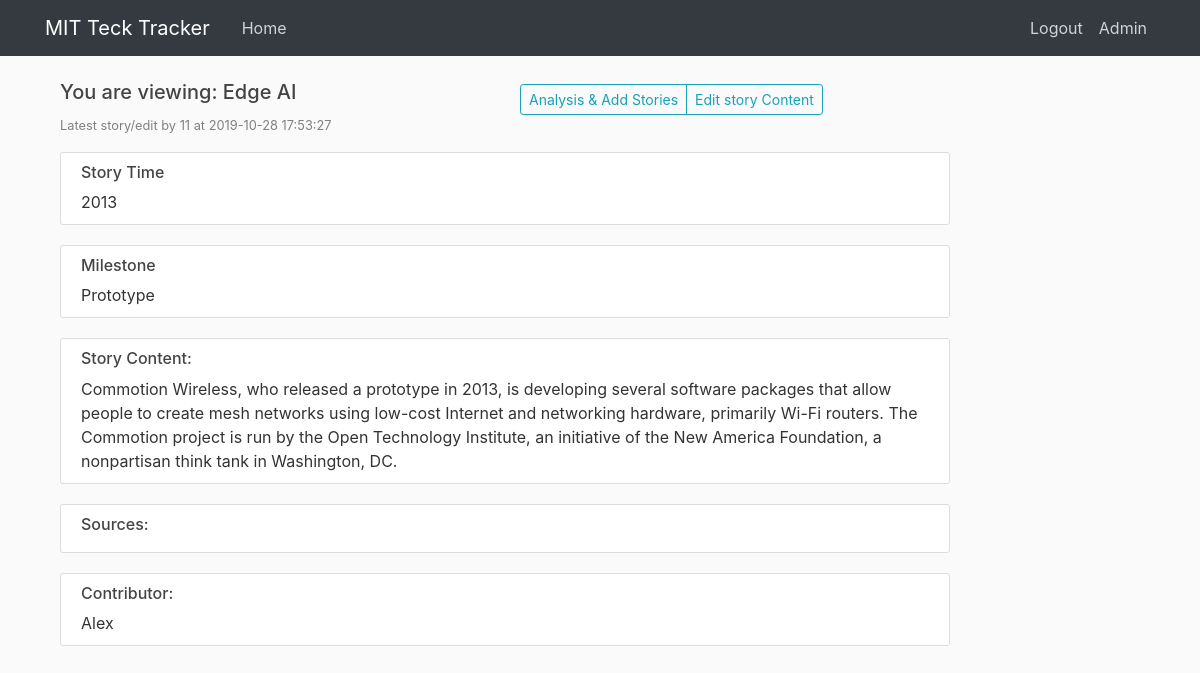
The page /view_log/6 (signed in) on the database its author committed.
### tables this page shows
CREATE TABLE tech_story_log (
  log_s_id integer PRIMARY KEY autoincrement,
  contributor integer NOT NULL,
  contribute_time timestamp without time zone NOT NULL,
  tech_name text NOT NULL,
  story_year integer NOT NULL,
  story_date text,
  story_content text NOT NULL,
  milestone text NOT NULL,
  sources text,
  change_committed timestamp without time zone
);

CREATE TABLE users (
  user_id integer PRIMARY KEY autoincrement, -- SERIAL PRIMARY KEY,
  username text,
  email text NOT NULL,
  password text NOT NULL,
  can_scout boolean DEFAULT True,
  can_analyse boolean DEFAULT True,
  can_edit boolean DEFAULT False,
  admin boolean DEFAULT False
);

### app.py (the view)
@app.route("/view_log/<log_s_id>", methods = ['GET', 'POST'])
@app.route("/view_log/<log_s_id>/<mode>", methods = ['GET', 'POST'])
def view_log(log_s_id, mode = 'analytics'):
    user = get_current_user()
    if not user:
        return redirect(url_for('login'))
    if user['can_analyse'] == 0:
        flash('No access to TechAnalytics. Please contact administrators', 'danger')
        return redirect(url_for('home'))
    db = get_db()
    story_cur = db.execute('''
                            select *, datetime(contribute_time,'unixepoch') contribute_time_dt
                            from tech_story_log tsl join users
                            on contributor = user_id
                            where log_s_id = ?
                            ''', [log_s_id])
    story = story_cur.fetchone()
    return render_template('view_log.html', title='View Tech Story', user = user, story = story, mode=mode)

### app.py (called while the page is built)
def get_current_user():
    user_result = None
    if 'user' in session:
        user_email = session['user']
        db = get_db()
        user_cur = db.execute('select user_id, email, password, can_scout, can_analyse, can_edit, admin from users where email = ?', [user_email])
        user_result = user_cur.fetchone()
    return user_result

### dbTest.py (called while the page is built)
def connect_db(RowMode=True):
    sql = sqlite3.connect(dbpath)
    if RowMode:
        sql.row_factory = sqlite3.Row
    else:
        sql.row_factory = lambda cursor, row: row[0]
    return sql

def get_db():
    if not hasattr(g, 'sqlite3_db'):
        g.sqlite_db = connect_db()
    return g.sqlite_db

### templates/view_log.html (shortened to what this page needs)
{% extends "layout.html" %}
{% from "show_links.html" import show_links %}
{% block nav %}
{{ show_links(user) }}
{% endblock %}
{% block content %}
<div div class="col-lg-12">
  <div class = "row">
    <div class = "col">
      <h5>You are viewing: {{ story['tech_name']}} </h5>
      <p><small><font color="grey">Latest story/edit by {{ story['contributor'] }} at {{ story['contribute_time_dt'] }}</font></small></p>
    </div>
    <div class = "col">
      <div class="btn-group btn-group-sm pull-right mt-1" role="group">
        {% if mode == 'edit' %}
          <a href="{{ url_for('commit_story', log_s_id = story['log_s_id']) }}" role="button"  class="btn {% if user['admin'] == 0 %}  btn-outline-secondary disabled {% else %} btn-outline-info {% endif %}">Commit to the main database</a>
        {% else %}
          <a href="{{ url_for('tech_analytics', tech=story['tech_name']) }}" role="button"  class="btn btn-outline-info ">Analysis & Add Stories</a>
        {% endif %}
        <a href="{{ url_for('edit_log', log_s_id=story['log_s_id']) }}" role="button"  class="btn  {% if user['can_edit'] == 0 %}  btn-outline-secondary disabled {% else %} btn-outline-info {% endif %} pull-right">Edit story Content</a>
      </div>
    </div>
  </div>
    <div class = "content-section">
      <h6>Story Time</h6>
      {{ story['story_year']}} {% if story['story_date'] %} story['story_date'] {% endif %}
    </div>
    <div class = "content-section">
    <h6>Milestone</h6>
      {% if story['milestone'] != 'None' %}  {{ story['milestone'] }} {% else %} This is a non-milestone story {% endif %}
    </div>
    <div class = "content-section">
    <h6>Story Content: </h6>
      {{ story['story_content']}}
    </div>
    <div class = "content-section">
    <h6>Sources: </h6>
    </div>
    <div class = "content-section">
    <h6>Contributor: </h6>
      {{ story['username'] }}
    </div>
</div>
{% endblock content %}

### static/main.css (style rules this page uses)
body { background: #fafafa; color: #333333; margin-top: 5rem; }
h1, h2, h3, h4, h5, h6 { color: #444444; }
.content-section { background: #ffffff; padding: 10px 20px; border: 1px solid #dddddd; border-radius: 3px; margin-bottom: 20px; }

### rows shown on the page
tech_story_log: tech_name "Edge AI", contributor "11", story_year "2013", milestone "Prototype", story_content "Commotion Wireless, who released a prototype in 2013, is developing several software packages that allow people to create mesh networks using low-cost Internet and networking hardware, primarily Wi-Fi routers. The Commotion project is run by the Open Technology Institute, an initiative of the New America Foundation, a nonpartisan think tank in Washington, DC."
users: username "Alex"

### other values the page prints
{{ story['contribute_time_dt'] }} "2019-10-28 17:53:27"
